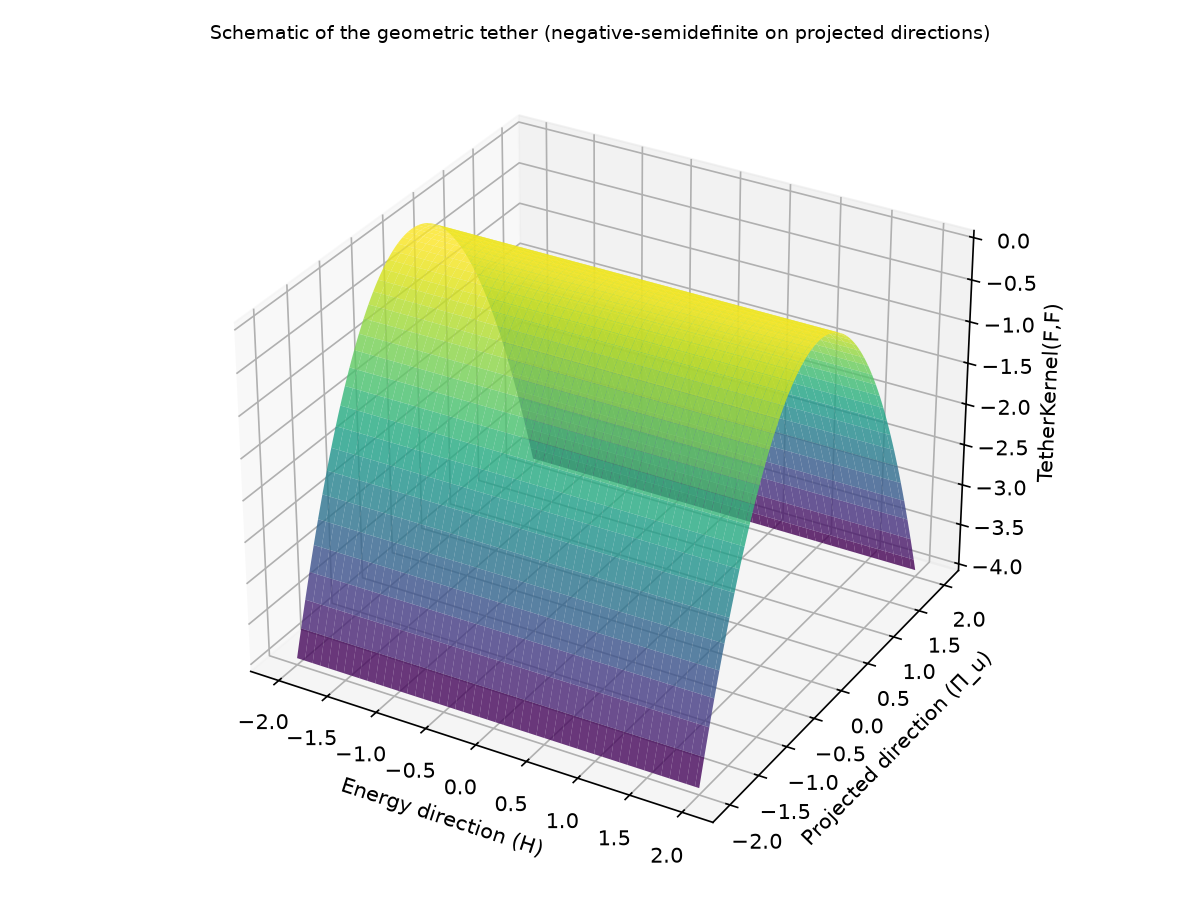

The Python source for this figure:
import numpy as np, matplotlib
matplotlib.use('Agg')
import matplotlib.pyplot as plt
x=np.linspace(-2,2,100);y=np.linspace(-2,2,100);X,Y=np.meshgrid(x,y);Z=-Y**2
fig=plt.figure(figsize=(8,6));ax=fig.add_subplot(111,projection='3d')
ax.plot_surface(X,Y,Z,cmap='viridis',alpha=0.8)
ax.set_xlabel('Energy direction (H)');ax.set_ylabel('Projected direction (Π_u)');ax.set_zlabel('TetherKernel(F,F)')
ax.set_title('Schematic of the geometric tether (negative-semidefinite on projected directions)',fontsize=9)
plt.tight_layout();plt.savefig('/workspace/tether_schematic.png',dpi=150);print("ok")
